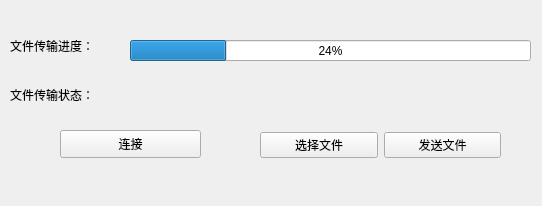
<?xml version="1.0" encoding="UTF-8"?>
<ui version="4.0">
 <class>Widget</class>
 <widget class="QWidget" name="Widget">
  <property name="geometry">
   <rect>
    <x>0</x>
    <y>0</y>
    <width>542</width>
    <height>206</height>
   </rect>
  </property>
  <property name="windowTitle">
   <string>Widget</string>
  </property>
  <property name="windowIcon">
   <iconset resource="main.qrc">
    <normaloff>:/image/_displayLogo.png</normaloff>:/image/_displayLogo.png</iconset>
  </property>
  <widget class="QLabel" name="sendStatusLabel_2">
   <property name="geometry">
    <rect>
     <x>10</x>
     <y>79</y>
     <width>121</width>
     <height>31</height>
    </rect>
   </property>
   <property name="styleSheet">
    <string notr="true">font: 12pt &quot;楷体&quot;;</string>
   </property>
   <property name="text">
    <string>文件传输状态：</string>
   </property>
  </widget>
  <widget class="QProgressBar" name="sendProgressBar">
   <property name="geometry">
    <rect>
     <x>130</x>
     <y>40</y>
     <width>401</width>
     <height>21</height>
    </rect>
   </property>
   <property name="styleSheet">
    <string notr="true">font: 10pt &quot;Times New Roman&quot;;</string>
   </property>
   <property name="value">
    <number>24</number>
   </property>
  </widget>
  <widget class="QWidget" name="layoutWidget">
   <property name="geometry">
    <rect>
     <x>260</x>
     <y>120</y>
     <width>241</width>
     <height>51</height>
    </rect>
   </property>
   <layout class="QHBoxLayout" name="horizontalLayout">
    <item>
     <widget class="QPushButton" name="openPushButton">
      <property name="styleSheet">
       <string notr="true">background-color: rgb(225, 225, 225);border:1px groove gray;border-radius:4px;font: 20 12pt &quot;楷体&quot;;padding:1px 4px;border-style: outset;}


                                       
QPushButton:hover{background-color:#79ff50; color: black;}
                                    
QPushButton:pressed{background-color:rgb(204, 228, 247);border-style: inset;</string>
      </property>
      <property name="text">
       <string>选择文件</string>
      </property>
     </widget>
    </item>
    <item>
     <widget class="QPushButton" name="sendPushButton">
      <property name="styleSheet">
       <string notr="true">background-color: rgb(225, 225, 225);border:1px groove gray;border-radius:4px;font: 20 12pt &quot;楷体&quot;;padding:1px 4px;border-style: outset;}


                                       
QPushButton:hover{background-color:#79ff50; color: black;}
                                    
QPushButton:pressed{background-color:rgb(204, 228, 247);border-style: inset;</string>
      </property>
      <property name="text">
       <string>发送文件</string>
      </property>
     </widget>
    </item>
   </layout>
  </widget>
  <widget class="QLabel" name="sendStatusLabel_3">
   <property name="geometry">
    <rect>
     <x>10</x>
     <y>30</y>
     <width>121</width>
     <height>31</height>
    </rect>
   </property>
   <property name="styleSheet">
    <string notr="true">font: 12pt &quot;楷体&quot;;</string>
   </property>
   <property name="text">
    <string>文件传输进度：</string>
   </property>
  </widget>
  <widget class="QLabel" name="sendStatusLabel">
   <property name="geometry">
    <rect>
     <x>140</x>
     <y>79</y>
     <width>411</width>
     <height>31</height>
    </rect>
   </property>
   <property name="text">
    <string/>
   </property>
  </widget>
  <widget class="QPushButton" name="pushButton">
   <property name="geometry">
    <rect>
     <x>60</x>
     <y>130</y>
     <width>141</width>
     <height>28</height>
    </rect>
   </property>
   <property name="styleSheet">
    <string notr="true">background-color: rgb(225, 225, 225);border:1px groove gray;border-radius:4px;font: 20 12pt &quot;楷体&quot;;padding:1px 4px;border-style: outset;}


                                       
QPushButton:hover{background-color:#79ff50; color: black;}
                                    
QPushButton:pressed{background-color:rgb(204, 228, 247);border-style: inset;</string>
   </property>
   <property name="text">
    <string>连接</string>
   </property>
  </widget>
 </widget>
 <resources>
  <include location="main.qrc"/>
 </resources>
 <connections/>
</ui>
